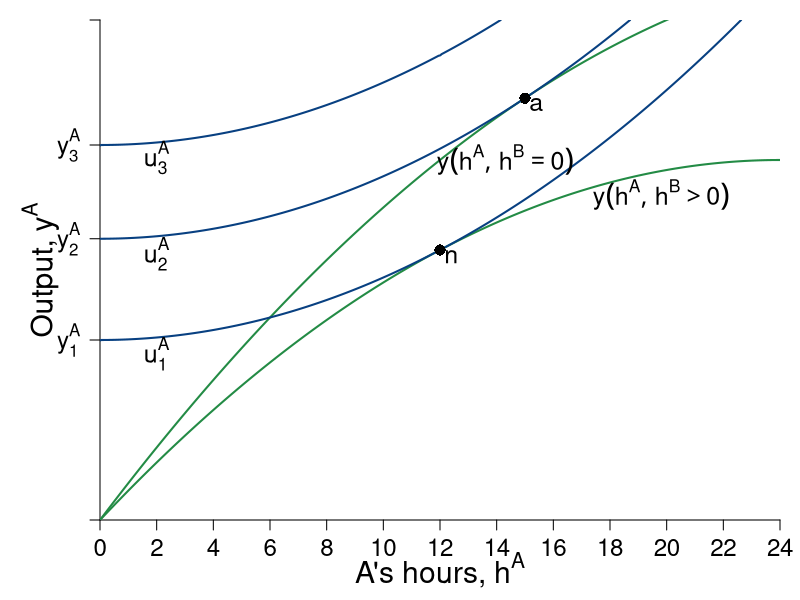

Reproduce this figure in R.
require(shape)
pdf(file = "coordination_failures/ff_indiff_ha.pdf", width = 9, height = 7)

#Set parameters for graphics
pointsize <- 1.8
axislabelsize <- 1.8
labelsize <- 1.5
namesize <- 1.8
annotatesize <- 1.5
graphlinewidth <- 2
segmentlinewidth <- 1.5

COL <- c("#7fc97f", "#beaed4", "#fdc086", "#ffff99", "#386cb0", "#f0027f", "#bf5b17", "#666666")
COLA <- c("#99d8c9","#66c2a4","#41ae76", "#238b45", "#005824")
COLB <- c("#4eb3d3", "#2b8cbe", "#0868ac","#084081")

par(mar =  c(4, 5, 1, 1))

indiffA <- function(ea, uA = 46.08) {
  uA + (1/2)*(ea)^2
}

output <- function(ea, eb = 12, alpha = 30, beta = 1/2){
  (alpha - beta*(ea+eb))*ea
}

uA <- function(ea, ya = output) {
  ya - 0.5*(ea)^2
}

mrsA <- function(ea){
  ea
}

slopeline <- function(ea, yint = 0.5, slope = 2){
  yint + slope*ea
}


xlims <- c(0, 24)
ylims <- c(0, 400)

npts <- 501 
x <- seq(xlims[1], xlims[2], length.out = npts)
y <- seq(ylims[1], ylims[2], length.out = npts) 
a <- c(uA(ea = 12, output(ea = 12, eb = 12)), uA(ea = 15, output(ea = 15, eb = 0)), 300)

#B's value when at A's bliss point
#0.35*log(5.88) + 0.35*log(8.88) + 0.5*log(10 - 5.88) + 0.5*log(15 - 8.88) 

#B's bliss point x = 4.11765; y = 6.17647
#A's value when at A's bliss point
#0.5*log(4.11765) + 0.5*log(6.17647) + 0.35*log(10 - 4.11765) + 0.35*log(15 - 6.17647) 


plot(0, 0, xlim = xlims, ylim = ylims, type = "n",
     xlab = expression(paste("")),
     ylab = expression(paste("")), 
     xaxt = "n", 
     yaxt = "n", 
     cex.lab = axislabelsize, 
     bty = "n",
     xaxs="i", 
     yaxs="i")

# ticksy <- seq(from = 0, to = ylims[2], by = 2)
# ylabels <- seq(from = 0, to = ylims[2], by = 2)
ticksx <- seq(from = 0, to = xlims[2], by = 2)
xlabels <- seq(from = 0, to = xlims[2], by = 2)
ticksy <- c(0, 144, 225, 300, ylims[2])
ylabels <- c(NA, expression(paste(y[1]^A)), expression(paste(y[2]^A)), expression(paste(y[3]^A)), NA)
# ticksx <- c(0, 6.9, 12, 9.6, 16, 24, 26)
# xlabels <- c(NA, expression(paste(e^A,"*")), expression(paste(1/2*beta)), expression(paste(e^{AN})), expression(paste(alpha)), expression(paste(1/beta)), NA)

axis(1, at = ticksx, pos = 0, labels = xlabels, cex.axis= labelsize - 0.05)
axis(2, at = ticksy, pos = 0, labels = ylabels, las = 1, cex.axis= labelsize - 0.05)

npts <- 500 
xx1 <- seq(xlims[1], xlims[2], length.out = npts)

lines(xx1, output(xx1, eb = 0), col = COLA[4], lwd = graphlinewidth)
lines(xx1, output(xx1, eb = 12), col = COLA[4], lwd = graphlinewidth)
# lines(xx1, indiffA(xx1, uA = 10), col = COLA[4], lwd = graphlinewidth)
# lines(xx1, indiffA(xx1, uA = 28), col = COLA[4], lwd = graphlinewidth)
# lines(xx1, indiffA(xx1, uA = 46.08), col = COLA[4], lwd = graphlinewidth)
# lines(xx1, brfB(xx1, alpha = 16, beta = 1/24), col = COLB[4], lwd = graphlinewidth)
# lines(xx1, brfPEA(xx1, alpha = 16, beta = 1/24), col = COLA[4], lwd = graphlinewidth)
# lines(xx1, brfPEB(xx1, alpha = 16, beta = 1/24), col = COLB[4], lwd = graphlinewidth)

contour(x, y,
        outer(x, y, uA),
        drawlabels = FALSE,
        col = COLB[4],
        lwd = graphlinewidth,
        levels = a,
        xaxs="i",
        yaxs="i",
        add = TRUE)


# segments(2, 0, 2, ylims[2], lty = 2, col = "gray" , lwd = segmentlinewidth)
# segments(6, 0, 6, ylims[2], lty = 2, col = "gray" , lwd = segmentlinewidth)

#Axis labels
#mtext(expression(paste("A's hours, ", h^A)), side=1, line = 3.2, cex = axislabelsize)
text(0.5*xlims[2], -40, expression(paste("A's hours, ", h^A)), xpd = TRUE, cex = axislabelsize)
text(-2.1, 0.5*ylims[2], expression(paste("Output, ", y^A)), xpd = TRUE, cex = axislabelsize, srt = 90)

# text(-0.9, 0.5*ylims[2], expression(paste("Output, ", y^A)), xpd = TRUE, cex = axislabelsize, srt = 90)
# text(5, 12, expression(paste("slope", phantom()==h^A, phantom() == 2)), cex = annotatesize)
# Arrows(3.6, 12, 2.4, 12, col = "black", lty = 1, lwd = 2, arr.type = "triangle", arr.lwd = 0.5)
# text(9, 28, expression(paste("slope", phantom()==h^A, phantom() == 6)), cex = annotatesize)
# Arrows(7.6, 28, 6.4, 28, col = "black", lty = 1, lwd = 2, arr.type = "triangle", arr.lwd = 0.5)

#Label the iso-welfare functions for the HG, Aisha
text(2, 133, expression(u[1]^A), cex = annotatesize)
text(2, 213, expression(u[2]^A), cex = annotatesize)
text(2, 290, expression(u[3]^A), cex = annotatesize)

points(12, output(ea = 12), pch = 16, col = "black", cex = 1.5)
text(12 + 0.4, output(ea = 12) - 5, expression(paste("n")), cex = annotatesize)

points(15, output(ea = 15, eb = 0), pch = 16, col = "black", cex = 1.5)
text(15 + 0.4, output(ea = 15, eb = 0) - 5, expression(paste("a")), cex = annotatesize)


text(14.3, 288, expression(paste(y(h^A, h^B == 0))), cex = annotatesize)
text(19.8, 260, expression(paste(y(h^A, h^B >0))), cex = annotatesize)


dev.off()
